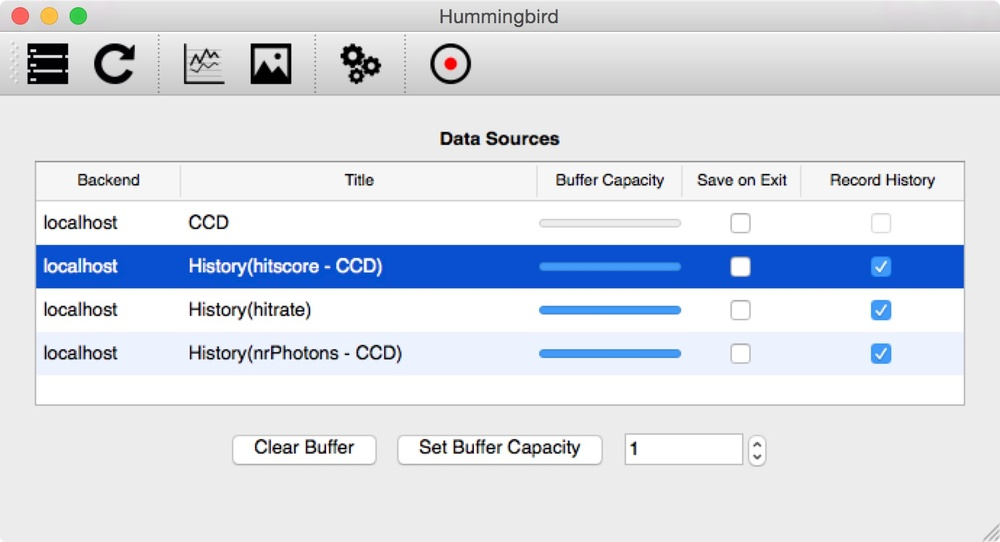
#> input picture _images/before.jpg, 1000 x 542 px, shrunk from 1380 x 748 before the run
$ python pngToH5Mask.py ../_images/before.jpg   (Python 2 division)
#> lines starting #> are read from the running program, lines starting #| are printed output that depends on the picture
#!/usr/bin/env python
import sys,argparse
import numpy
import h5py
import matplotlib.image

if __name__ == "__main__":
    parser = argparse.ArgumentParser(description='Hummingbird tool that converts RBG values from PNG to H5 mask. Conversion is done by round((R+G+B)/(255*3)). Black pixels are being masked out.')
    parser.add_argument('file', metavar='file', type=str,
                        help="PNG file to be used for creating mask.")
    if(len(sys.argv) == 1):
        parser.print_help()
    args = parser.parse_args()

    img = matplotlib.image.imread(args.file)[:,:,:3].sum(2)
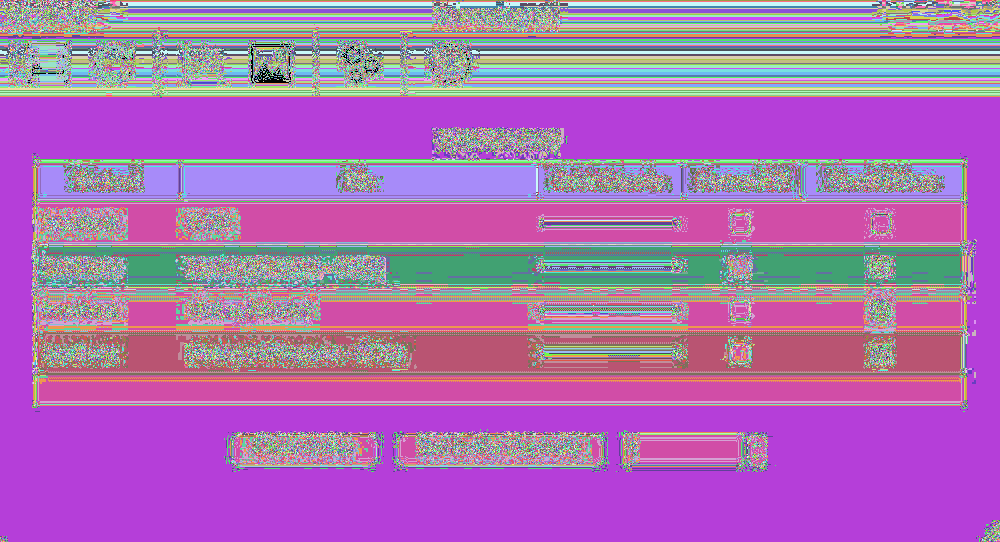
#> img: shape (542, 1000) uint64; 766 distinct labels, from 0 to 765; one colour per label, 0 black
    img = numpy.round(img/3.)
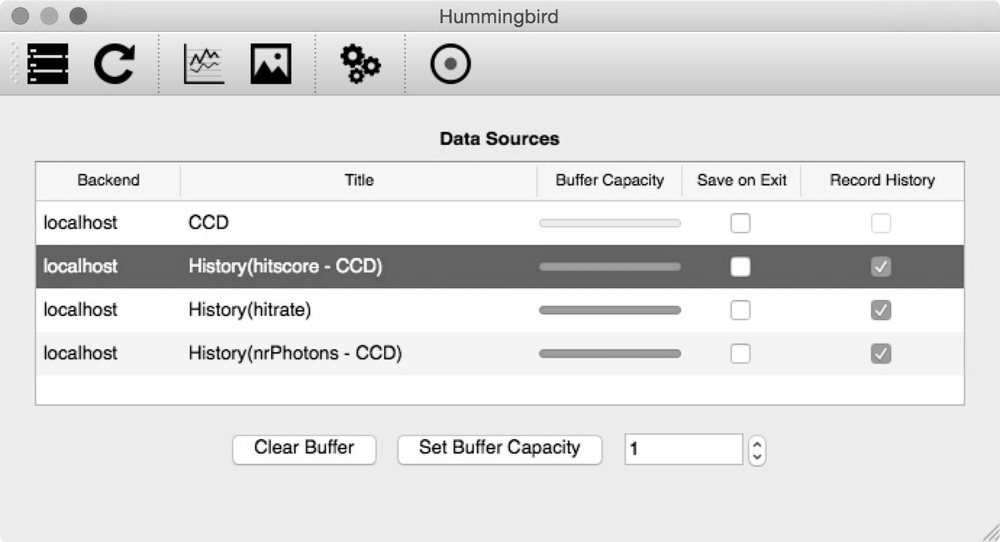
#> img: shape (542, 1000) float64; min 0, max 255, mean 222.3
    img = numpy.array(img, dtype="int16")
    print "Masking out %i/%i pixels (%.2f %%)." % ((img==0).sum(),img.size,(img==0).sum()/float(img.size)*100)
#| Masking out 670/542000 pixels (0.12 %).

    with h5py.File("./mask_from_png.h5","w") as f:
        f["/data/data"] = img
